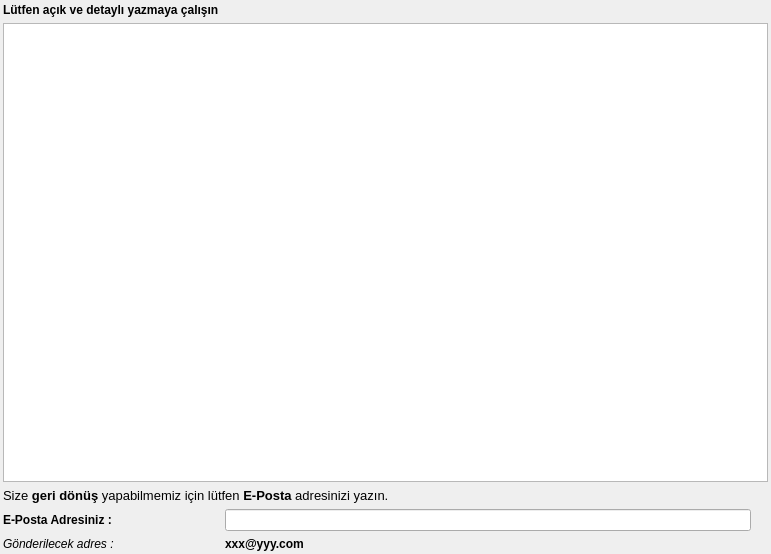
<?xml version="1.0" encoding="UTF-8"?>
<ui version="4.0">
 <class>HATA_ISTEK_BATCH</class>
 <widget class="QDialog" name="HATA_ISTEK_BATCH">
  <property name="geometry">
   <rect>
    <x>0</x>
    <y>0</y>
    <width>771</width>
    <height>554</height>
   </rect>
  </property>
  <property name="sizePolicy">
   <sizepolicy hsizetype="Expanding" vsizetype="Expanding">
    <horstretch>0</horstretch>
    <verstretch>0</verstretch>
   </sizepolicy>
  </property>
  <property name="windowTitle">
   <string>Dialog</string>
  </property>
  <layout class="QGridLayout" name="gridLayout_2" rowstretch="0" columnstretch="0">
   <property name="margin">
    <number>3</number>
   </property>
   <item row="0" column="0">
    <layout class="QGridLayout" name="gridLayout" rowstretch="1,50,1,1,1" columnstretch="1,50,1">
     <item row="0" column="0">
      <widget class="QLabel" name="label_2">
       <property name="sizePolicy">
        <sizepolicy hsizetype="Fixed" vsizetype="Fixed">
         <horstretch>0</horstretch>
         <verstretch>0</verstretch>
        </sizepolicy>
       </property>
       <property name="font">
        <font>
         <weight>75</weight>
         <bold>true</bold>
        </font>
       </property>
       <property name="text">
        <string>Lütfen açık ve detaylı yazmaya çalışın</string>
       </property>
      </widget>
     </item>
     <item row="1" column="0" colspan="3">
      <widget class="QTextEdit" name="text_edit_hata_istek"/>
     </item>
     <item row="3" column="0">
      <widget class="QLabel" name="label_3">
       <property name="sizePolicy">
        <sizepolicy hsizetype="Fixed" vsizetype="Fixed">
         <horstretch>0</horstretch>
         <verstretch>0</verstretch>
        </sizepolicy>
       </property>
       <property name="font">
        <font>
         <weight>75</weight>
         <bold>true</bold>
        </font>
       </property>
       <property name="text">
        <string>E-Posta Adresiniz :</string>
       </property>
      </widget>
     </item>
     <item row="3" column="1">
      <widget class="QLineEdit" name="line_edit_email"/>
     </item>
     <item row="4" column="1">
      <widget class="QLabel" name="label_mail_atilacak_adres">
       <property name="sizePolicy">
        <sizepolicy hsizetype="Expanding" vsizetype="Fixed">
         <horstretch>0</horstretch>
         <verstretch>0</verstretch>
        </sizepolicy>
       </property>
       <property name="font">
        <font>
         <weight>75</weight>
         <bold>true</bold>
        </font>
       </property>
       <property name="text">
        <string>xxx@yyy.com</string>
       </property>
      </widget>
     </item>
     <item row="2" column="0" colspan="3">
      <widget class="QLabel" name="label_4">
       <property name="sizePolicy">
        <sizepolicy hsizetype="Expanding" vsizetype="Fixed">
         <horstretch>0</horstretch>
         <verstretch>0</verstretch>
        </sizepolicy>
       </property>
       <property name="text">
        <string>&lt;!DOCTYPE HTML PUBLIC &quot;-//W3C//DTD HTML 4.0//EN&quot; &quot;http://www.w3.org/TR/REC-html40/strict.dtd&quot;&gt;
&lt;html&gt;&lt;head&gt;&lt;meta name=&quot;qrichtext&quot; content=&quot;1&quot; /&gt;&lt;style type=&quot;text/css&quot;&gt;
p, li { white-space: pre-wrap; }
&lt;/style&gt;&lt;/head&gt;&lt;body style=&quot; font-family:'Sans Serif'; font-size:10pt; font-weight:400; font-style:normal;&quot;&gt;
&lt;p style=&quot; margin-top:0px; margin-bottom:0px; margin-left:0px; margin-right:0px; -qt-block-indent:0; text-indent:0px;&quot;&gt;Size &lt;span style=&quot; font-weight:600;&quot;&gt;geri dönüş&lt;/span&gt; yapabilmemiz için lütfen &lt;span style=&quot; font-weight:600;&quot;&gt;E-Posta&lt;/span&gt; adresinizi yazın.&lt;/p&gt;&lt;/body&gt;&lt;/html&gt;</string>
       </property>
      </widget>
     </item>
     <item row="4" column="0">
      <widget class="QLabel" name="label">
       <property name="sizePolicy">
        <sizepolicy hsizetype="Fixed" vsizetype="Fixed">
         <horstretch>0</horstretch>
         <verstretch>0</verstretch>
        </sizepolicy>
       </property>
       <property name="font">
        <font>
         <weight>50</weight>
         <italic>true</italic>
         <bold>false</bold>
        </font>
       </property>
       <property name="text">
        <string>Gönderilecek adres :</string>
       </property>
      </widget>
     </item>
     <item row="3" column="2" rowspan="2">
      <widget class="QWidget" name="widget_batch_button" native="true"/>
     </item>
    </layout>
   </item>
  </layout>
 </widget>
 <resources>
  <include location="yonetim_icons.qrc"/>
 </resources>
 <connections/>
</ui>
